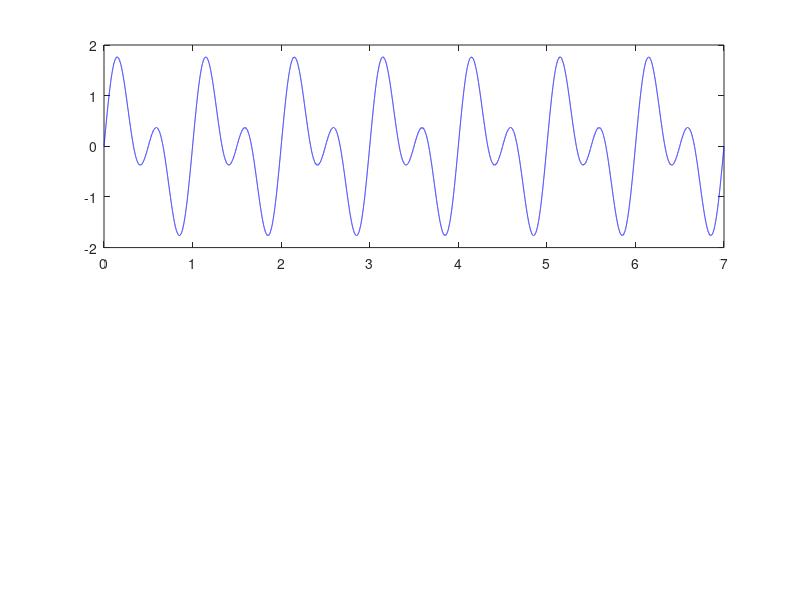

This chart was generated by the following MATLAB code: (Note: this script raises an error after producing the figure.)
clear;clc;close all

% TOY FOURIER TRANSFORM EXAMPLE
% CODE AUTHORED BY: SHAWHIN TALEBI

% define signal
f = @(x) sin(x)+sin(2*x);
Fs = 10000;
numPeriods = 7;
x = linspace(0,2*pi*numPeriods,Fs*numPeriods);
y = f(x);

% peform fft
x = fft(y);

% get length of a audio file array
L = length(y);
% convert indicies to frequency values
k = Fs*(0:(L/2))/L;

% calculate power of frequency domain array
P2 = abs(x/L);
P1 = P2(1:L/2+1);
P1(2:end-1) = 2*P1(2:end-1);

% plot original signal
subplot(2,1,1)
t = ((1:L)-1)/Fs;
plot(t, y, 'b-')

% format time domain plot
ax=gca;
ax.XLabel.String = 'Time (S)';
ax.XLabel.FontSize = 16;
ax.YLabel.String = 'Amplitude';
ax.YLabel.FontSize = 16;

% plot signal in frequency domain
subplot(2,1,2)
plot(k(1:25),P1(1:25),'r-', 'LineWidth', 2);

% format frequency domain plot
ax=gca;
ax.XLabel.String = 'Frequency (Hz)';
ax.XLabel.FontSize = 16;
ax.YLabel.String = 'Coefficent';
ax.YLabel.FontSize = 16;

% print figure to file
print('ft_toy_exmaple', '-dpng');